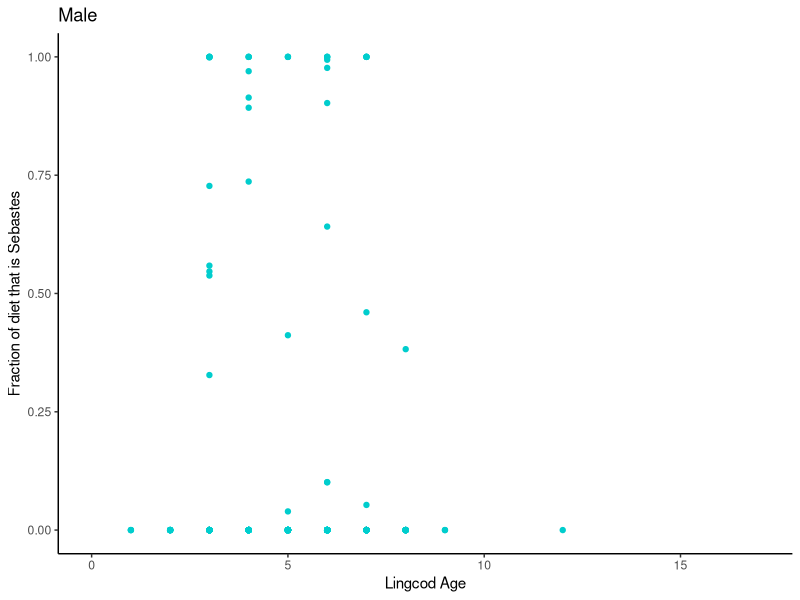
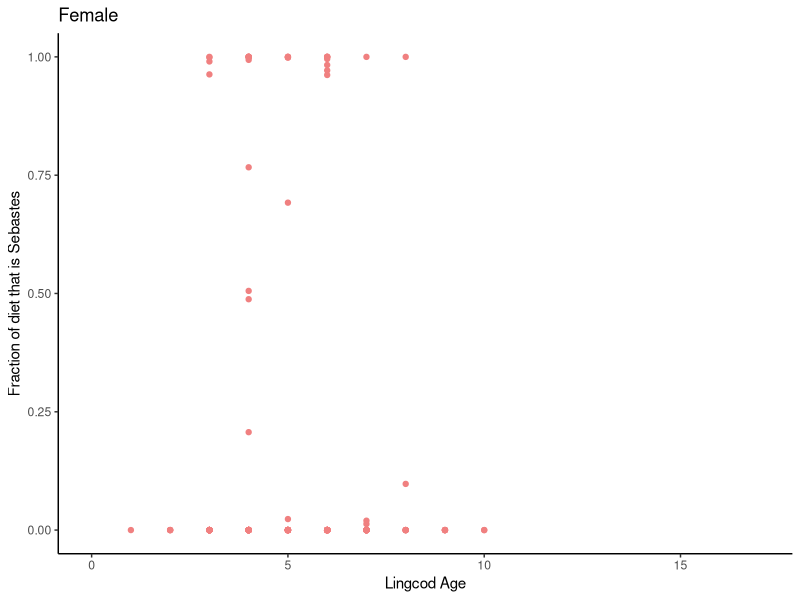
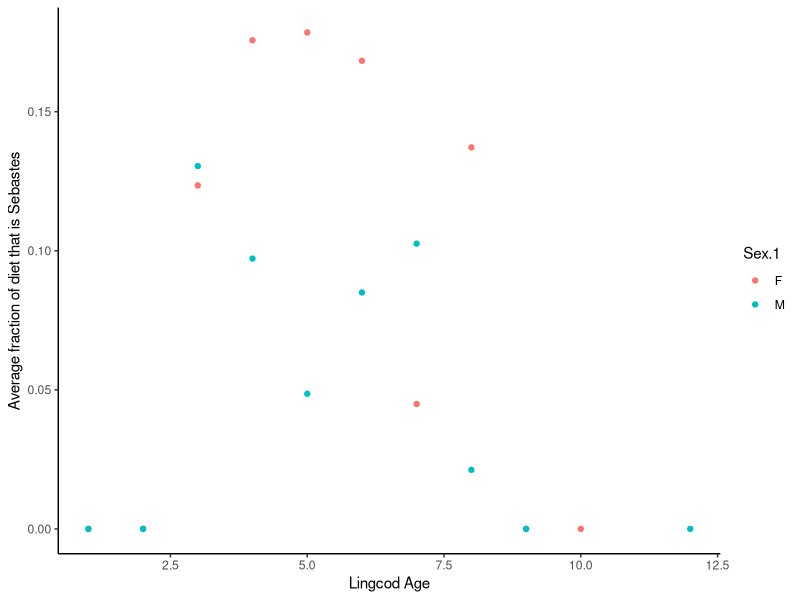

The R source for these figures, in order:
## ---- chunk 1
knitr::opts_chunk$set(echo = TRUE)
knitr::opts_knit$set(root.dir = "/Users/andrea/Box/UC DAVIS/Oken Lab/lingcod-rockfish")
## ---- chunk 2
library(tidyverse)

### Read the data in
lingcod <- read.csv("data/LingcodwithGutContents_All_BB.csv")

## Calculate the sum of all the gut content in weight and create new column
## with total gut content in weight
lingcod_gut_content_wt <- lingcod %>% 
  select(Sample.ID, contains("wt.."))
lingcod_gut_content_wt[is.na(lingcod_gut_content_wt)] <- 0
lingcod_gut_content_wt <- lingcod_gut_content_wt %>% 
  mutate(wt..Total = rowSums(lingcod_gut_content_wt[,2:103])) %>% 
  select(Sample.ID, wt..Total)

## Calculate the sum of all the gut content by number
lingcod_gut_content_X <- lingcod %>% 
  select(Sample.ID, contains("X.."))
lingcod_gut_content_X[is.na(lingcod_gut_content_X)] <- 0
lingcod_gut_content_X <- lingcod_gut_content_X %>% 
  mutate(X..Total = rowSums(lingcod_gut_content_X[,2:103])) %>% 
  select(Sample.ID, X..Total)

# New working dataset with total food in stomach  
lingcod_working <- left_join(lingcod, lingcod_gut_content_wt, by = "Sample.ID")
lingcod_working <- left_join(lingcod_working, lingcod_gut_content_X, by = "Sample.ID")
lingcod_working <- lingcod_working %>% # Remove the NA rows at the end
  slice(1:1321)

# Create working dataset with relevant columns and make a
# new column grouping all Sebastes species into one
lingcod_rockfish <- lingcod_working %>%
  select(Sample.ID, Ages, Date..yymmdd., Port, Location, MPA.1.fish.take.prohibited., Lat, Long,
         Depth.ft, TL.cm, Sex.1, Wt.kg, Gape, Maturity, Stage, 
         Gut.wt.kg, Gut.contents.kg, X..Sebastes, wt..Sebastes, 
         X..Sebastes.jordani, wt..Sebastes.jordani, X..Yellowtail.Rockfish,
         wt..Yellowtail.Rockfish, X..Blue.Rockfish, wt..Blue.Rockfish,
         X..Black.Rockfish, wt..Black.RF, X..Puget.Sound.Rockfish,
         wt..Puget.Sound.Rockfish, wt..Total, X..Total) %>% 
  replace(is.na(.), 0) %>%
  mutate(X..Sebastes.Total = rowSums(select(.,X..Sebastes, X..Sebastes.jordani,
                                            X..Yellowtail.Rockfish, X..Blue.Rockfish,
                                            X..Black.Rockfish, X..Puget.Sound.Rockfish))) %>% 
  mutate(wt..Sebastes.Total = rowSums(select(.,wt..Sebastes, wt..Sebastes.jordani,
                                             wt..Yellowtail.Rockfish, wt..Blue.Rockfish,
                                             wt..Black.RF, wt..Puget.Sound.Rockfish))) %>% 
  filter(Sex.1 != "") ## We realized that rows with NA for Sex were all just 0s

# Replace all 0s in Ages column with NAs
lingcod_rockfish$Ages <- replace(lingcod_rockfish$Ages, lingcod_rockfish$Ages == 0, NA)

# Create a function that predicts age using the francis parameterization of the 
# VBGF. At ages that are too high, the function fails because it attempts to 
# take a log of a negative number which isn't possible. So, an if statement
# is used to set a specific age for lengths that are too large. This max age is 
# is determined by the max age in the observed data.

# MALES
ages_francis_male <- c(3,11) # male t1 and t3 age
male_TL_aget1 = lingcod_rockfish %>% # Filter out all male age at t1
  filter(Sex.1 == "M", Ages == ages_francis_male[1]) %>% 
  select(TL.cm)
male_TL_aget2 = lingcod_rockfish %>% # Filter out all male at t2
  filter(Sex.1 == "M", Ages == mean(ages_francis_male)) %>% 
  select(TL.cm)
male_TL_aget3 = lingcod_rockfish %>% # Filter out all male at t3
  filter(Sex.1 == "M", Ages == ages_francis_male[2]) %>% 
  select(TL.cm)
L1_m <- mean(male_TL_aget1$TL.cm) # mean length at relatively young age t1 (age 3 used here)
L2_m <- mean(male_TL_aget2$TL.cm) # mean length at the average of t1 and t2 (age 7 used here)
L3_m <- mean(male_TL_aget3$TL.cm) # mean length at relatively old age t2 (age 11 used here)
r_m <- (L3_m-L2_m)/(L2_m-L1_m)

predict_age_m <- function(length) { # Function that predicts male age given length
  if(length >= 83.8) {
    pred_age <-  14
  } else {
    pred_age <- ages_francis_male[1] + (ages_francis_male[2]-ages_francis_male[1])*((log(1-(1-r_m^2)*((length-L1_m)/(L3_m-L1_m))))/(2*log(r_m)))
  }
  return(pred_age) 
}

# FEMALES
ages_francis_female <- c(3,15)
female_TL_aget1 = lingcod_rockfish %>% # Filter out all female age at t1
  filter(Sex.1 == "F", Ages == ages_francis_female[1]) %>% 
  select(TL.cm)
female_TL_aget2 = lingcod_rockfish %>% # Filter out all female age at t2
  filter(Sex.1 == "F", Ages == mean(ages_francis_female)) %>% 
  select(TL.cm)
female_TL_aget3 = lingcod_rockfish %>% # Filter out all female age at t2
  filter(Sex.1 == "F", Ages == ages_francis_female[2]) %>% 
  select(TL.cm)
L1_f <- mean(female_TL_aget1$TL.cm)  # mean length at relatively young age t1 (age 3 used here)
L2_f <- mean(female_TL_aget2$TL.cm)  # mean length at the average of t1 and t2 (age 9 used here)
L3_f <- mean(female_TL_aget3$TL.cm) # mean length at relatively old age t2 (age 15 used here)
r_f <- (L3_f-L2_f)/(L2_f-L1_f)

predict_age_f <- function(length) {
  if(length >= 105) {
    pred_age <-  17
  } else {
    pred_age <- ages_francis_female[1] + (ages_francis_female[2]-ages_francis_female[1])*((log(1-(1-r_f^2)*((length-L1_f)/(L3_f-L1_f))))/(2*log(r_f)))
  }
  return(pred_age) 
}

# this helps prevent the warning messages.
v_predict_age_m <- Vectorize(predict_age_m)
v_predict_age_f <- Vectorize(predict_age_f)


# Add a new row with the predicted ages
## Males
lingcod_male <- lingcod_rockfish %>% 
  filter(Sex.1 == "M")

lingcod_male <- lingcod_male %>% 
  mutate(age_pred = v_predict_age_m(lingcod_male$TL.cm))

## Females

lingcod_female <- lingcod_rockfish %>% 
  filter(Sex.1 == "F")

lingcod_female <- lingcod_female %>% 
  mutate(age_pred = v_predict_age_f(lingcod_female$TL.cm))

### Let's remove the decimal places for the predicted age
lingcod_male$age_pred <- round(lingcod_male$age_pred)
lingcod_female$age_pred <- round(lingcod_female$age_pred)

### Create a new column with complete age (NA's filled in with predicted)
lingcod_male <- lingcod_male %>% 
  mutate(age_useful = Ages)

lingcod_female <- lingcod_female %>% 
  mutate(age_useful = Ages)

lingcod_male$age_useful[is.na(lingcod_male$age_useful)] <- lingcod_male$age_pred[is.na(lingcod_male$age_useful)]
lingcod_female$age_useful[is.na(lingcod_female$age_useful)] <- lingcod_female$age_pred[is.na(lingcod_female$age_useful)]

### Merge male and female dataset to re-create the lingcod_rockfish dataset
lingcod_rockfish <- rbind(lingcod_male, lingcod_female)

### Create a new column with the proportion of stomach content that is sebastes
lingcod_rockfish <- lingcod_rockfish %>% 
  mutate(gut.ratio.sebastes.wt = wt..Sebastes.Total/wt..Total) %>% 
  mutate(gut.ratio.sebastes.X = X..Sebastes.Total/X..Total)
lingcod_rockfish$gut.ratio.sebastes.wt[is.na(lingcod_rockfish$gut.ratio.sebastes.wt)] <- 0

# Create new dataset with just lingcod caught from California ports
CA_ports <- c("MOR", "BOD", "SDG", "FTB", "SLO", "LOS", "EUR", "HMB", "MON", "EME", "SBA")
lingcod_rockfish_CA <- lingcod_rockfish %>% 
  filter(Port %in% CA_ports)
## ---- chunk 3
# Dataframe with the average diet fraction by weight that is sebastes for each age and sex 
dietfrac_by_age_wt <- lingcod_rockfish_CA %>% 
  group_by(Sex.1, age_useful) %>% 
  summarise(mean = mean(gut.ratio.sebastes.wt), sd = sd(gut.ratio.sebastes.wt), 
            n = n(), max = max(gut.ratio.sebastes.wt), min = min(gut.ratio.sebastes.wt))
dietfrac_by_age_wt$sd[is.na(dietfrac_by_age_wt$sd)] <- 0
dietfrac_by_age_wt

# Dataframe with the average diet fraction by number that is sebastes for each age and sex 
dietfrac_by_age_X <- lingcod_rockfish_CA %>% 
  group_by(Sex.1, age_useful) %>% 
  summarise(mean = mean(gut.ratio.sebastes.X), sd = sd(gut.ratio.sebastes.X), n = n())
dietfrac_by_age_X$sd[is.na(dietfrac_by_age_X$sd)] <- 0

# The proportion of stomachs that contained rockfish of all the stomachs
perc.occurrence <- (sum(lingcod_rockfish_CA$X..Sebastes.Total > 0)/nrow(lingcod_rockfish_CA))*100

### Proportion of gut content that is Sebastes across Ages
  # males
ggplot(lingcod_rockfish_CA[which(lingcod_rockfish_CA$Sex.1 == "M"),], aes(age_useful, gut.ratio.sebastes.wt)) +
  geom_point(color = "cyan3") +
  theme_classic() +
  labs( x = "Lingcod Age", y = "Fraction of diet that is Sebastes", title = "Male") +
  xlim(0,17)
  # females
ggplot(lingcod_rockfish_CA[which(lingcod_rockfish_CA$Sex.1 == "F"),], aes(age_useful, gut.ratio.sebastes.wt)) +
  geom_point(color = "lightcoral") +
  theme_classic() +
  labs( x = "Lingcod Age", y = "Fraction of diet that is Sebastes", title = "Female") +
  xlim(0,17)

#graphing the mean diet fraction by age
ggplot(dietfrac_by_age_wt, aes(age_useful, mean, col = Sex.1)) +
  geom_point() +
  labs( x = "Lingcod Age", y = "Average fraction of diet that is Sebastes") +
  theme_classic()
